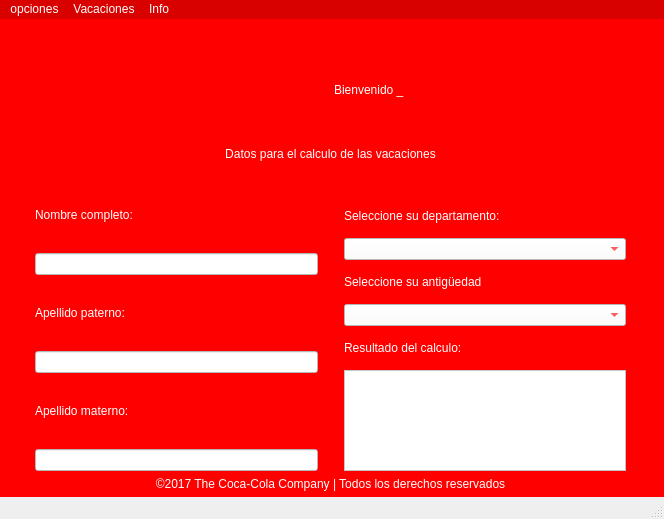
<?xml version="1.0" encoding="UTF-8"?>
<ui version="4.0">
 <class>Coca_cola_principal</class>
 <widget class="QMainWindow" name="Coca_cola_principal">
  <property name="geometry">
   <rect>
    <x>0</x>
    <y>0</y>
    <width>664</width>
    <height>519</height>
   </rect>
  </property>
  <property name="minimumSize">
   <size>
    <width>664</width>
    <height>519</height>
   </size>
  </property>
  <property name="maximumSize">
   <size>
    <width>664</width>
    <height>519</height>
   </size>
  </property>
  <property name="windowTitle">
   <string>Principal</string>
  </property>
  <property name="styleSheet">
   <string notr="true">
</string>
  </property>
  <widget class="QWidget" name="wgd_principal">
   <property name="styleSheet">
    <string notr="true">background-color: rgb(255, 0, 0);</string>
   </property>
   <widget class="QWidget" name="verticalLayoutWidget">
    <property name="geometry">
     <rect>
      <x>0</x>
      <y>0</y>
      <width>661</width>
      <height>472</height>
     </rect>
    </property>
    <layout class="QVBoxLayout" name="lay_ver_principal" stretch="1,0,3,0">
     <property name="leftMargin">
      <number>35</number>
     </property>
     <property name="topMargin">
      <number>20</number>
     </property>
     <property name="rightMargin">
      <number>35</number>
     </property>
     <item>
      <layout class="QHBoxLayout" name="lay_bienvenida">
       <item>
        <widget class="QLabel" name="lbl_coca_cola_logo">
         <property name="styleSheet">
          <string notr="true">border-image: url(:/cct/Coca_Cola_logo_white.png);</string>
         </property>
         <property name="text">
          <string/>
         </property>
        </widget>
       </item>
       <item>
        <widget class="QLabel" name="lbl_Bienvenida">
         <property name="styleSheet">
          <string notr="true">color: rgb(255, 255, 255);
font: 75 26pt &quot;Berlin Sans FB&quot;;</string>
         </property>
         <property name="text">
          <string>Bienvenido _</string>
         </property>
        </widget>
       </item>
      </layout>
     </item>
     <item>
      <widget class="QLabel" name="lbl_titulo">
       <property name="styleSheet">
        <string notr="true">color: rgb(255, 255, 255);
font: 23pt &quot;Berlin Sans FB&quot;;</string>
       </property>
       <property name="text">
        <string>Datos para el calculo de las vacaciones</string>
       </property>
       <property name="alignment">
        <set>Qt::AlignCenter</set>
       </property>
      </widget>
     </item>
     <item>
      <layout class="QHBoxLayout" name="lay_hor_datos">
       <item>
        <layout class="QVBoxLayout" name="lay_ver_Nombre" stretch="0,1,0,1,0,1">
         <property name="spacing">
          <number>0</number>
         </property>
         <property name="topMargin">
          <number>10</number>
         </property>
         <item>
          <widget class="QLabel" name="lbl_nombre_completo">
           <property name="styleSheet">
            <string notr="true">font: 12pt &quot;Berlin Sans FB&quot;;
color: rgb(255, 255, 255);</string>
           </property>
           <property name="text">
            <string>Nombre completo:</string>
           </property>
          </widget>
         </item>
         <item>
          <widget class="QLineEdit" name="txt_nombre_completo">
           <property name="styleSheet">
            <string notr="true">background-color: rgb(255, 255, 255);
color: rgb(255, 0, 0);
font: 87 10pt &quot;Arial Black&quot;;</string>
           </property>
          </widget>
         </item>
         <item>
          <widget class="QLabel" name="lbl_apellido_paterno">
           <property name="styleSheet">
            <string notr="true">font: 12pt &quot;Berlin Sans FB&quot;;
color: rgb(255, 255, 255);</string>
           </property>
           <property name="text">
            <string>Apellido paterno:</string>
           </property>
          </widget>
         </item>
         <item>
          <widget class="QLineEdit" name="txt_apellido_paterno">
           <property name="styleSheet">
            <string notr="true">background-color: rgb(255, 255, 255);
color: rgb(255, 0, 0);
font: 87 10pt &quot;Arial Black&quot;;</string>
           </property>
          </widget>
         </item>
         <item>
          <widget class="QLabel" name="lbl_apellido_materno_2">
           <property name="styleSheet">
            <string notr="true">font: 12pt &quot;Berlin Sans FB&quot;;
color: rgb(255, 255, 255);</string>
           </property>
           <property name="text">
            <string>Apellido materno:</string>
           </property>
          </widget>
         </item>
         <item>
          <widget class="QLineEdit" name="txt_apellido_materno">
           <property name="styleSheet">
            <string notr="true">background-color: rgb(255, 255, 255);
color: rgb(255, 0, 0);
font: 87 10pt &quot;Arial Black&quot;;</string>
           </property>
          </widget>
         </item>
        </layout>
       </item>
       <item>
        <spacer name="spacer">
         <property name="orientation">
          <enum>Qt::Horizontal</enum>
         </property>
         <property name="sizeType">
          <enum>QSizePolicy::Fixed</enum>
         </property>
         <property name="sizeHint" stdset="0">
          <size>
           <width>20</width>
           <height>20</height>
          </size>
         </property>
        </spacer>
       </item>
       <item>
        <layout class="QVBoxLayout" name="lay_ver_departamento">
         <property name="spacing">
          <number>15</number>
         </property>
         <property name="topMargin">
          <number>42</number>
         </property>
         <item>
          <widget class="QLabel" name="lbl_departamento">
           <property name="styleSheet">
            <string notr="true">font: 12pt &quot;Berlin Sans FB&quot;;
color: rgb(255, 255, 255);</string>
           </property>
           <property name="text">
            <string>Seleccione su departamento:</string>
           </property>
          </widget>
         </item>
         <item>
          <widget class="QComboBox" name="cbx_departamento">
           <property name="styleSheet">
            <string notr="true">background-color: rgb(255, 255, 255);
color: rgb(255, 0, 0);
font: 87 10pt &quot;Arial Black&quot;;</string>
           </property>
           <item>
            <property name="text">
             <string/>
            </property>
           </item>
           <item>
            <property name="text">
             <string>Atención al cliente</string>
            </property>
           </item>
           <item>
            <property name="text">
             <string>Departamento de logística</string>
            </property>
           </item>
           <item>
            <property name="text">
             <string>Departamento de gerencia</string>
            </property>
           </item>
          </widget>
         </item>
         <item>
          <widget class="QLabel" name="lbl_antiguedad">
           <property name="styleSheet">
            <string notr="true">font: 12pt &quot;Berlin Sans FB&quot;;
color: rgb(255, 255, 255);</string>
           </property>
           <property name="text">
            <string>Seleccione su antigüedad</string>
           </property>
          </widget>
         </item>
         <item>
          <widget class="QComboBox" name="cbx_antiguedad">
           <property name="styleSheet">
            <string notr="true">background-color: rgb(255, 255, 255);
color: rgb(255, 0, 0);
font: 87 10pt &quot;Arial Black&quot;;</string>
           </property>
           <item>
            <property name="text">
             <string/>
            </property>
           </item>
           <item>
            <property name="text">
             <string>1 año de servicio</string>
            </property>
           </item>
           <item>
            <property name="text">
             <string>2 a 6 años de servicio</string>
            </property>
           </item>
           <item>
            <property name="text">
             <string>más de 6 años de servicio</string>
            </property>
           </item>
          </widget>
         </item>
         <item>
          <widget class="QLabel" name="lbl_resultado">
           <property name="styleSheet">
            <string notr="true">font: 12pt &quot;Berlin Sans FB&quot;;
color: rgb(255, 255, 255);</string>
           </property>
           <property name="text">
            <string>Resultado del calculo:</string>
           </property>
          </widget>
         </item>
         <item>
          <widget class="QPlainTextEdit" name="txt_resultado">
           <property name="styleSheet">
            <string notr="true">background-color: rgb(255, 255, 255);
color: rgb(255, 0, 0);
font: 87 10pt &quot;Arial Black&quot;;</string>
           </property>
           <property name="readOnly">
            <bool>true</bool>
           </property>
          </widget>
         </item>
        </layout>
       </item>
      </layout>
     </item>
     <item>
      <widget class="QLabel" name="lbl_copyright">
       <property name="styleSheet">
        <string notr="true">color: rgb(255, 255, 255);
font: 10pt &quot;Berlin Sans FB&quot;;</string>
       </property>
       <property name="text">
        <string>©2017 The Coca-Cola Company | Todos los derechos reservados</string>
       </property>
       <property name="alignment">
        <set>Qt::AlignCenter</set>
       </property>
      </widget>
     </item>
    </layout>
   </widget>
  </widget>
  <widget class="QMenuBar" name="mnb_barra_menu">
   <property name="geometry">
    <rect>
     <x>0</x>
     <y>0</y>
     <width>664</width>
     <height>21</height>
    </rect>
   </property>
   <property name="styleSheet">
    <string notr="true">background-color: rgb(217, 0, 0);
font: 87 8pt &quot;Arial Black&quot;;
color: rgb(255, 255, 255);</string>
   </property>
   <widget class="QMenu" name="mnu_opciones">
    <property name="styleSheet">
     <string notr="true"/>
    </property>
    <property name="title">
     <string>opciones</string>
    </property>
    <widget class="QMenu" name="menuCambiar_Fondo">
     <property name="styleSheet">
      <string notr="true">border-color: rgb(255, 255, 255);</string>
     </property>
     <property name="title">
      <string>Cambiar Fondo</string>
     </property>
     <addaction name="actionRojo"/>
     <addaction name="actionMorado"/>
     <addaction name="actionNegro"/>
    </widget>
    <addaction name="menuCambiar_Fondo"/>
    <addaction name="actionSalir"/>
    <addaction name="actionNuevo"/>
   </widget>
   <widget class="QMenu" name="menuVacaciones">
    <property name="title">
     <string>Vacaciones</string>
    </property>
    <addaction name="actionCalcular"/>
   </widget>
   <widget class="QMenu" name="menuInfo">
    <property name="styleSheet">
     <string notr="true">border-color: qradialgradient(spread:pad, cx:0.5, cy:0.5, radius:0.5, fx:0.5, fy:0.5, stop:0 rgba(255, 0, 0, 255), stop:0.479904 rgba(255, 0, 0, 255), stop:0.522685 rgba(255, 255, 255, 255), stop:1 rgba(255, 255, 255, 255));</string>
    </property>
    <property name="title">
     <string>Info</string>
    </property>
    <addaction name="actionCreador"/>
   </widget>
   <addaction name="mnu_opciones"/>
   <addaction name="menuVacaciones"/>
   <addaction name="menuInfo"/>
  </widget>
  <widget class="QStatusBar" name="statusbar"/>
  <action name="actionRojo">
   <property name="checkable">
    <bool>false</bool>
   </property>
   <property name="text">
    <string>Rojo</string>
   </property>
  </action>
  <action name="actionMorado">
   <property name="text">
    <string>Morado</string>
   </property>
  </action>
  <action name="actionNegro">
   <property name="text">
    <string>Negro</string>
   </property>
  </action>
  <action name="actionSalir">
   <property name="text">
    <string>Salir</string>
   </property>
  </action>
  <action name="actionNuevo">
   <property name="text">
    <string>Nuevo</string>
   </property>
  </action>
  <action name="actionCalcular">
   <property name="text">
    <string>Calcular</string>
   </property>
  </action>
  <action name="actionCreador">
   <property name="text">
    <string>Creador</string>
   </property>
  </action>
 </widget>
 <resources>
  <include location="imagenes/Coca_cola_logo.qrc"/>
 </resources>
 <connections/>
</ui>
